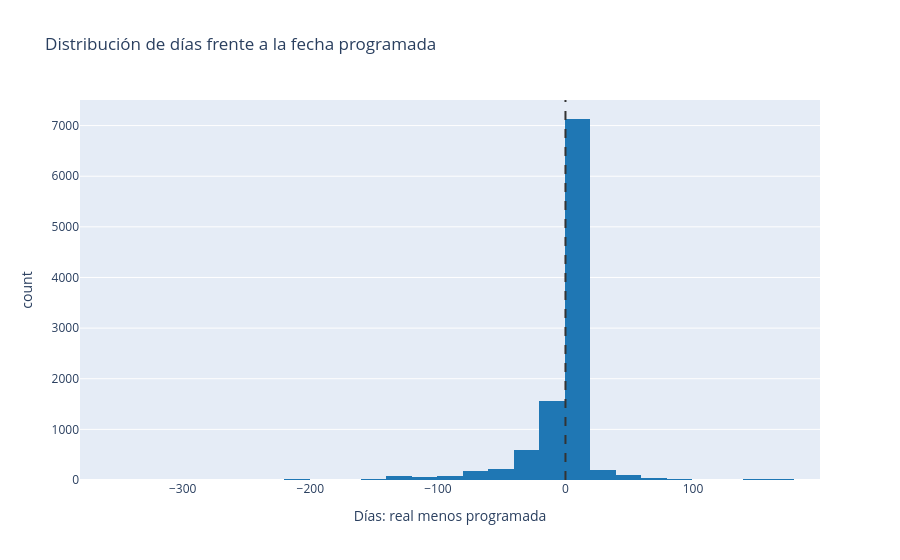

The notebook cell saved with this chart:
### Code cell
# ¿Cómo se distribuyen los días de diferencia frente a la fecha prometida?

px.histogram(
    shipments,
    x="DeliveryDaysVsSchedule",
    nbins=45,
    title="Distribución de días frente a la fecha programada",
    labels={"DeliveryDaysVsSchedule": "Días: real menos programada", "count": "Envíos"},
    color_discrete_sequence=["#1f77b4"],
).add_vline(x=0, line_dash="dash", line_color="#333333")

### Figure 1 — Plotly figure (JSON) as saved in the notebook; plotly's stock layout.template omitted (floating-point values rounded to 4 significant figures; data arrays with more than 128 entries replaced by an {"elided": "..."} marker saying what was removed)
{"data": [{"bingroup": "x", "hovertemplate": "Días: real menos programada=%{x}<br>count=%{y}<extra></extra>", "legendgroup": "", "marker": {"color": "#1f77b4", "pattern": {"shape": ""}}, "name": "", "nbinsx": 45, "orientation": "v", "showlegend": false, "type": "histogram", "x": {"elided": "10324 int values"}, "xaxis": "x", "yaxis": "y"}], "layout": {"barmode": "relative", "legend": {"tracegroupgap": 0}, "shapes": [{"line": {"color": "#333333", "dash": "dash"}, "type": "line", "x0": 0, "x1": 0, "xref": "x", "y0": 0, "y1": 1, "yref": "y domain"}], "title": {"text": "Distribución de días frente a la fecha programada"}, "xaxis": {"anchor": "y", "domain": [0, 1], "title": {"text": "Días: real menos programada"}}, "yaxis": {"anchor": "x", "domain": [0, 1], "title": {"text": "count"}}}}
